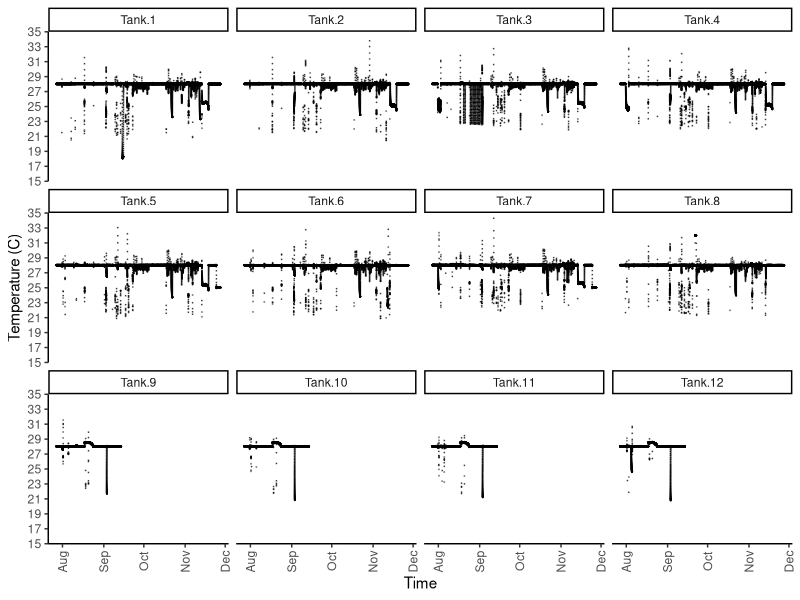
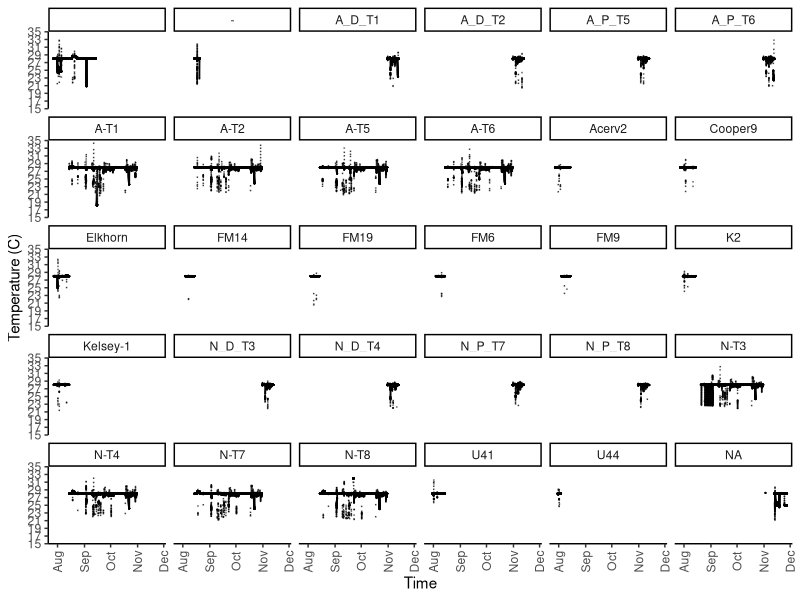
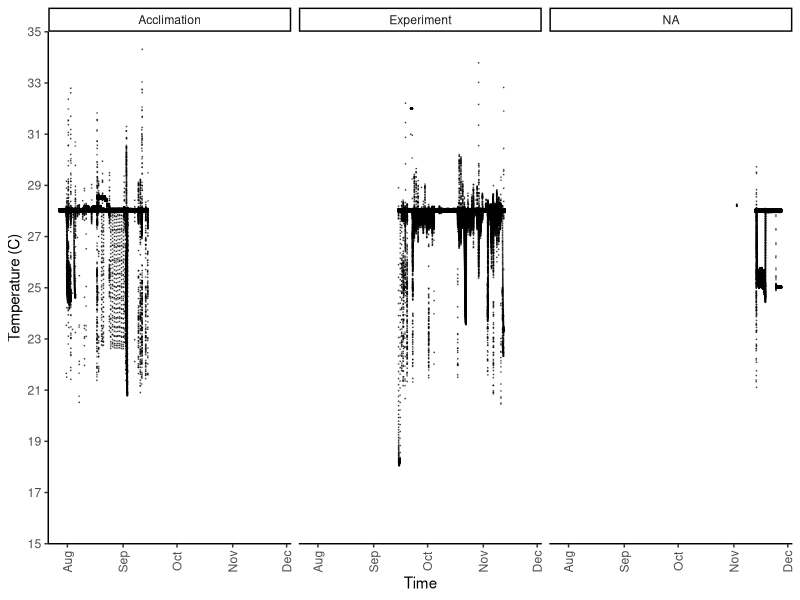

Write the R code that produced these figures, in order.
## ---- chunk 1
knitr::opts_chunk$set(echo = TRUE, warning=FALSE, message=FALSE) 
                      #fig.width=4, fig.height=3 )
## ---- chunk 2

# Libraries
  library(reshape2)
  library(tidyverse)
  library(tidyr)
  library(lubridate)

# Graphs

theme_set (theme_classic() + theme(panel.grid.major = element_blank(),
                              panel.grid.minor = element_blank(), 
                              axis.line = element_line(colour = "black"),
                              legend.position="bottom",
                              axis.text.x = element_text(angle = 90, vjust = 0.5),
                              plot.title = element_text(size=12, face="bold"),
                              #panel.border = element_rect(colour = "black", fill=NA, size=1)
                              panel.border = element_blank()
                              ))
## ---- chunk 3
# Treatment Info
  Treatment<-read.csv("Data/Treatments.csv")
  #duplicated(Treatment$Time)
  D_Treatment<-Treatment[duplicated(Treatment$Time), ]
  Treatment<-Treatment[!duplicated(Treatment$Time), ]
  summary(Treatment)

## ---- chunk 4
# Temperature
  Temperature<-read.csv("Data/Temperature_wide.csv")
  D_Temperature<-Temperature[duplicated(Temperature$Time), ]
  Temperature<-Temperature[!duplicated(Temperature$Time), ]
  summary(Temperature)
  
  # Tall format
  Temp.Tall <- gather(Temperature, Tank, Temperature, 
                      Tank.1:Tank.12, factor_key=TRUE)
  Treatment.Tall <- gather(data=Treatment, Content,
                      key= Tank, Tank.1:Tank.12, factor_key=TRUE)


# Merge with content
  
  Temperature.tall<-plyr::join(Temp.Tall, Treatment.Tall, 
                    by = c("Time","Tank"),
                    type = "full")
  summary(Temperature.tall)

# Data types
    Temperature.tall$Temperature<-as.numeric(Temperature.tall$Temperature)
    Temperature.tall$Tank<-as.factor(Temperature.tall$Tank)
    Temperature.tall$Content<-factor(Temperature.tall$Content)
    Temperature.tall$Time<-strptime(Temperature.tall$Time, "%m/%d/%Y %H:%M:%S")
    Temperature.tall$Time <- as.POSIXct(Temperature.tall$Time)

    summary(Temperature.tall)
    Temperature.tall<-Temperature.tall %>% drop_na(Temperature)

## ---- chunk 5
TankTemperature<- ggplot(Temperature.tall, aes (Time, Temperature, group=Tank)) +
  #geom_vline(xintercept=1500)+
  geom_point(alpha=0.5, size=0.01)+
  scale_y_continuous(limits = c(15, 35),
                         breaks = seq(15, 35, 2),  
                         expand = c(0, 0),
                         name=("Temperature (C)"))
TankTemperature+facet_wrap(~Tank)

TankTemperature+facet_wrap(~Content)
TankTemperature+facet_wrap(~Period)

## ---- chunk 6

Experiment<-Temperature.tall[which(Temperature.tall$Period=="Experiment"),]
Experiment<-Experiment[which(Experiment$Tank!="Tank.12"),]
Experiment<-Experiment[which(Experiment$Tank!="Tank.11"),]
Experiment<-Experiment[which(Experiment$Tank!="Tank.10"),]
Experiment<-Experiment[which(Experiment$Tank!="Tank.9"),]  
write.csv(Experiment, "Temp_experiment.csv", row.names = F)

